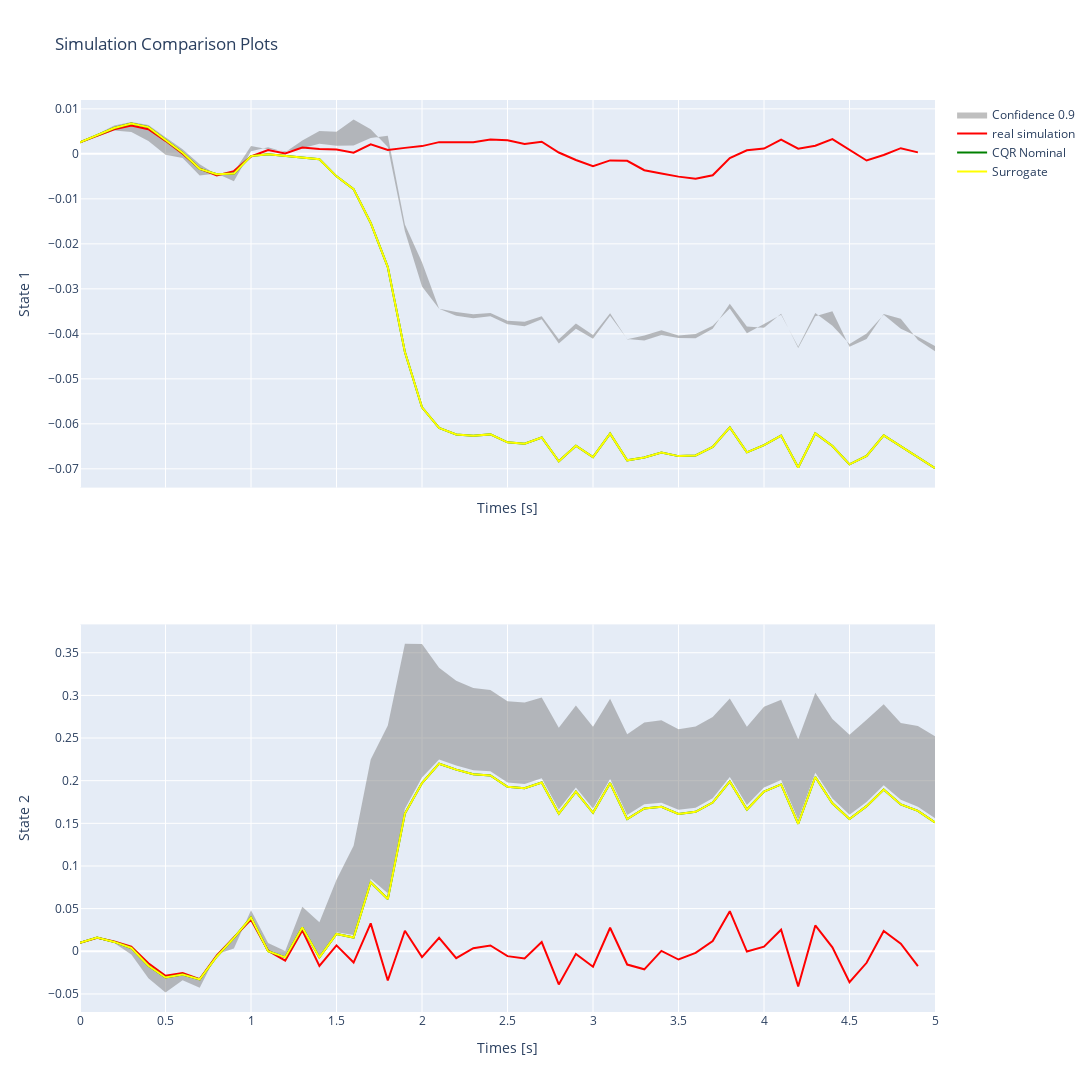

Source (notebook cell):
### Markdown cell above
# simulation

### Code cell
dm.check_simulator(system=spring_system, iter= 50)
